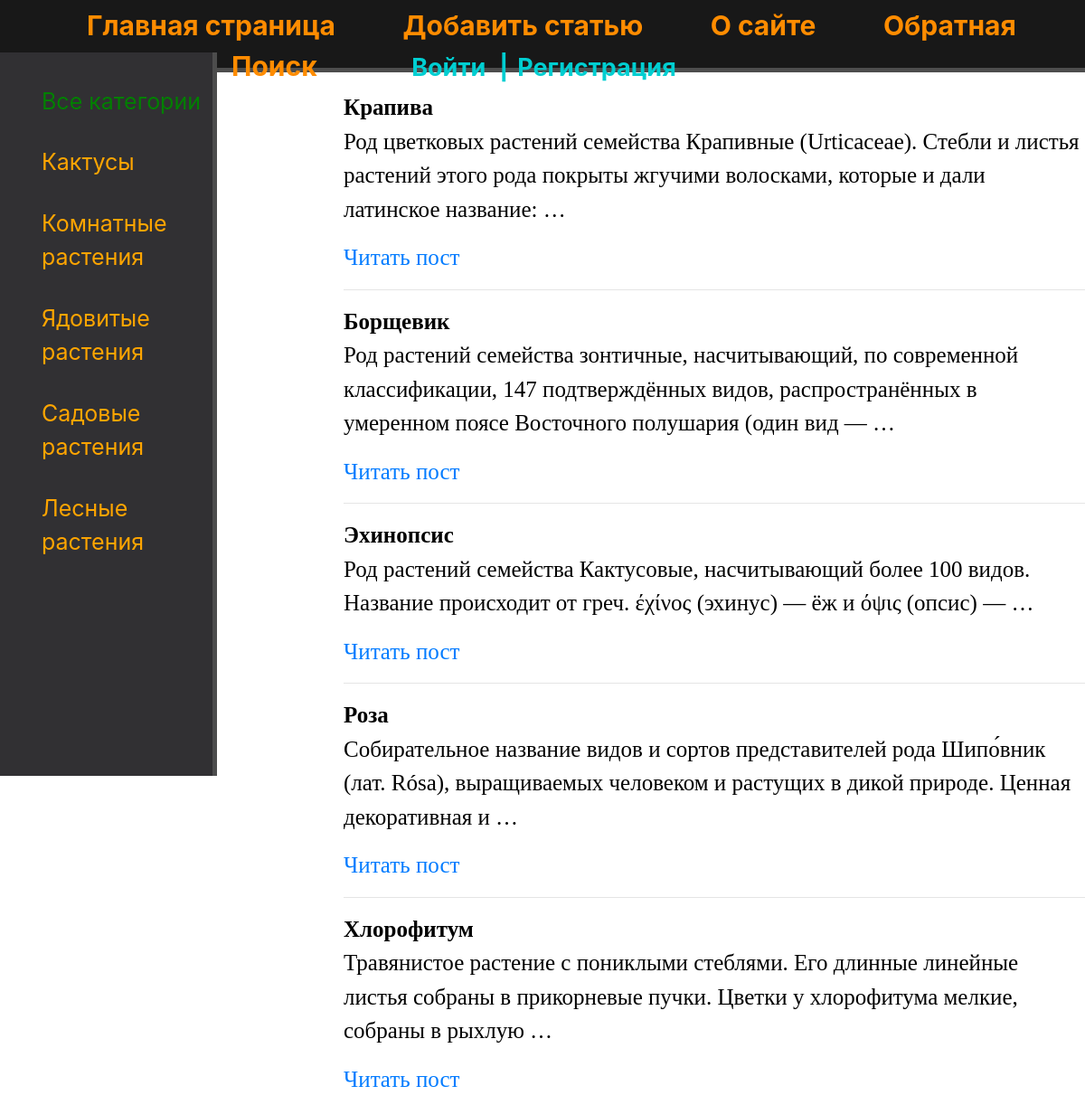
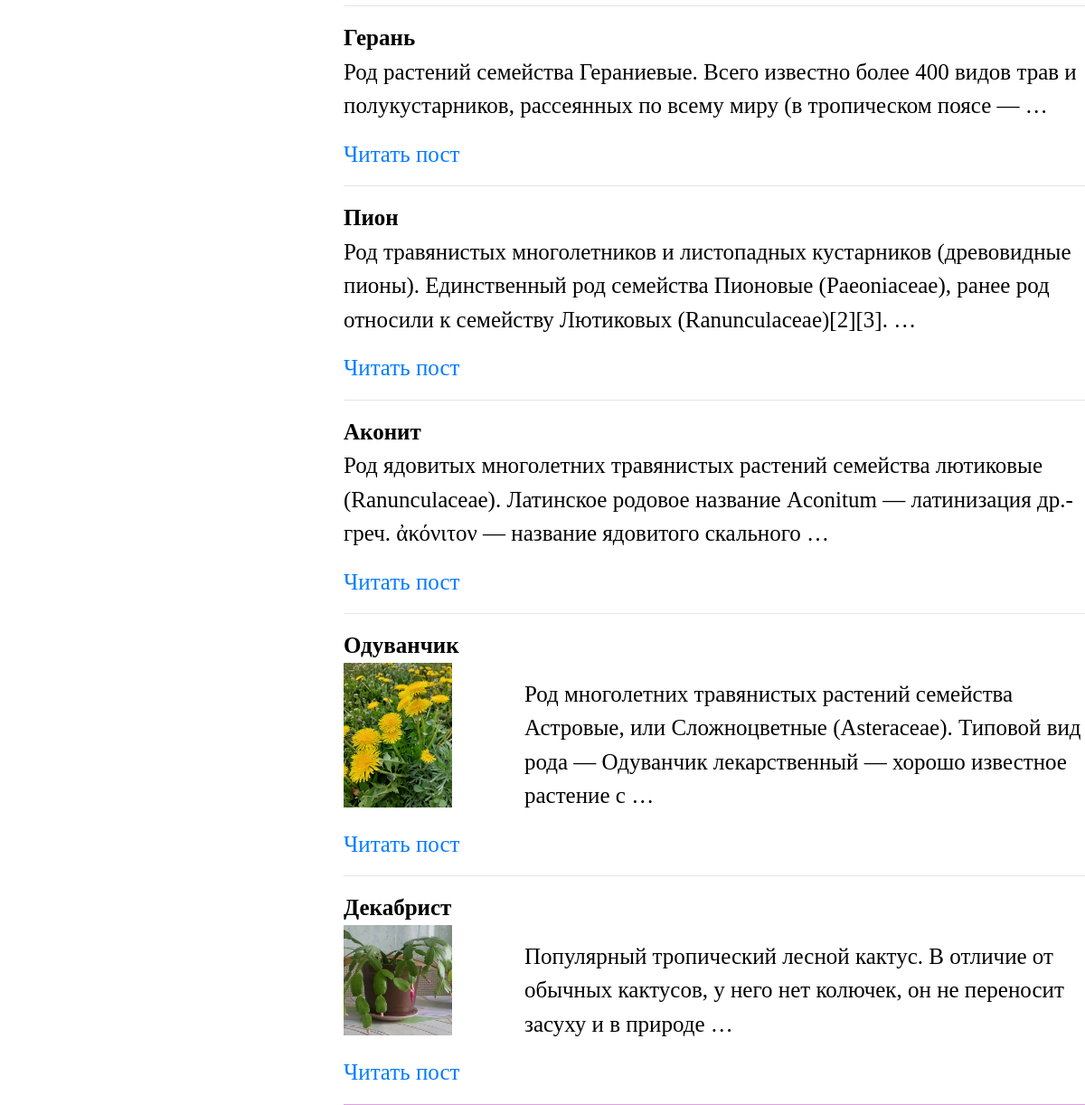
Before: / with the older database file (2 pictures, top to bottom).
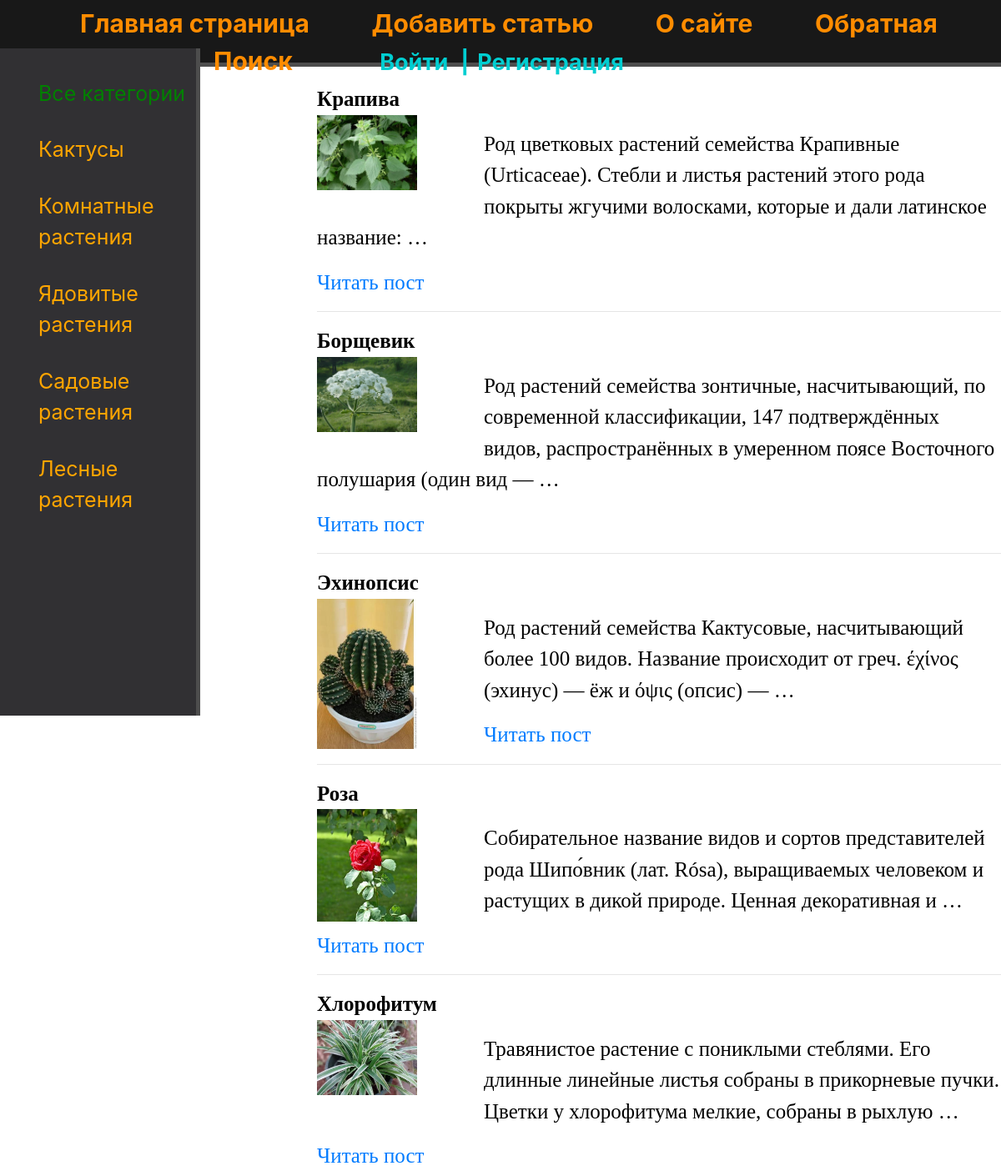
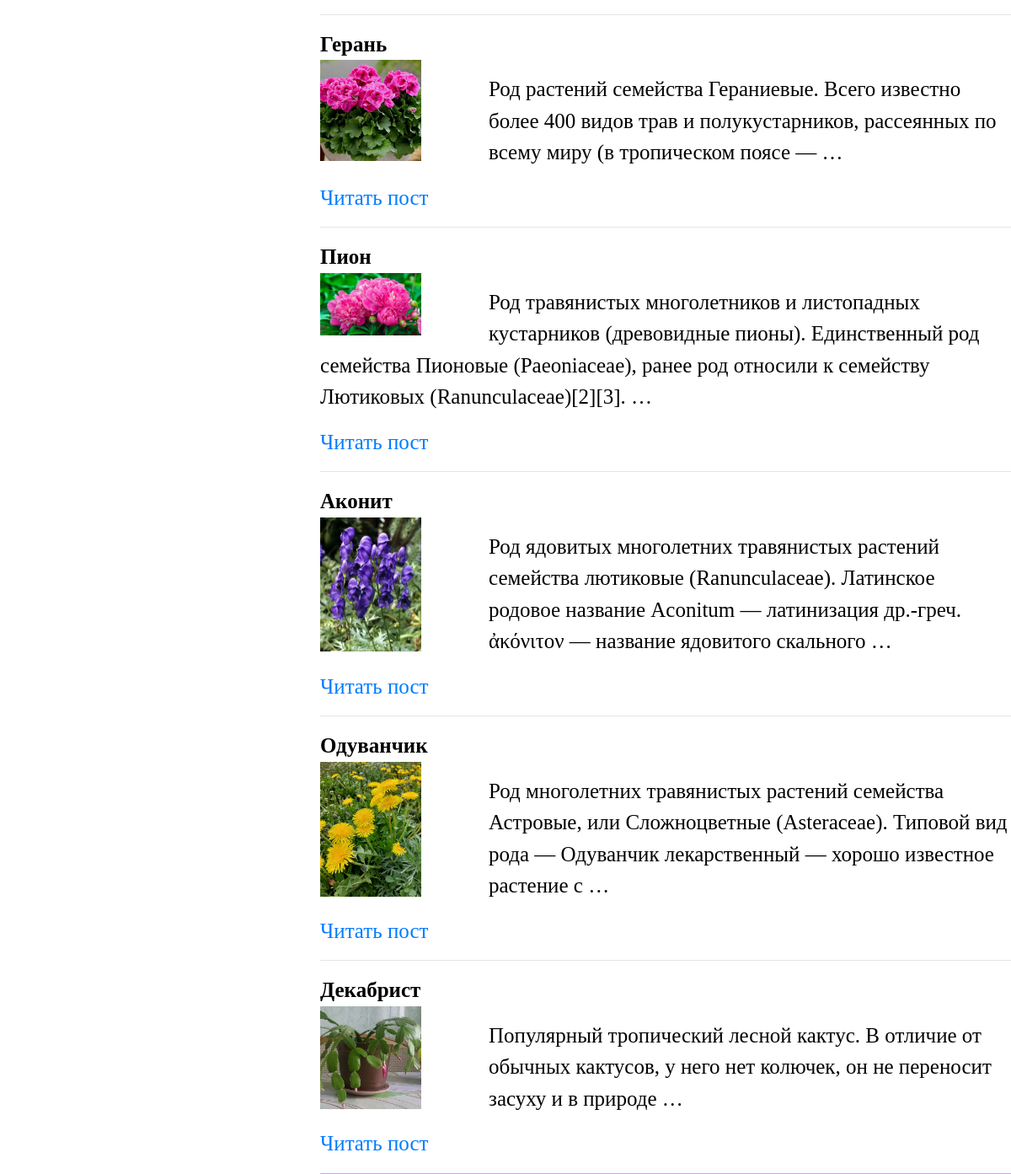
After: the same page with the newer database file (2 pictures, top to bottom).
### flowers/models.py (models this page shows, shortened)
class Category(models.Model):
    name = models.CharField(max_length=250)
    slug = models.SlugField(max_length=250, unique=True, db_index=True)
    def get_absolute_url(self):
        return reverse('category', kwargs={'cat_slug': self.slug})

class Flowers(models.Model):
    name = models.CharField(max_length=250, blank=True)
    slug = models.SlugField(max_length=250, unique=True, db_index=True)
    photo = models.ImageField(upload_to="photos/%Y/%m/%d/", default=None, blank=True, null=True, verbose_name="Фото")
    content = models.TextField(blank=True)
    time_create = models.DateTimeField(auto_now_add=True)
    time_update = models.DateTimeField(auto_now=True)
    cat = models.ForeignKey('Category', on_delete=models.PROTECT, null=True, verbose_name='Категории')
    def get_absolute_url(self):
        return reverse('post', kwargs={'post_slug': self.slug})

### flowers/views.py (the view)
# urls.py: path('', views.index, name='index'),
def index(request):
    post = Flowers.objects.all()
    data = {'title': 'Главная страница',
            'posts': post,
            'menu': menu,
            'cat_select': 0,
            }
    return render(request, 'flowers/index.html', data)

### flowers/templatetags/flowers_category.py (called while the page is built)
@register.inclusion_tag('flowers/list_category.html')
def flower_category(cat_select=0):
    flower_cat = Category.objects.all()
    return {'category': flower_cat, 'cat_select': cat_select}

### users/context_processors.py (called while the page is built)
def get_flowers_context(request):
    return {'mainmenu': menu}

### flowers/templates/flowers/index.html
{% extends 'base.html' %}
{% block content %}
<div class="content">
    {% for m in posts %}
        <strong>{{ m.name }}</strong>
        {% if m.photo %}
        <p><img class="left-photo-post" src="{{m.photo.url}}"></p>
        {% endif %}
        <p>{{ m.content | truncatewords:20}}</p>
        <p><a href="{{ m.get_absolute_url }}">Читать пост</a></p>
{% if not forloop.last%}
    <hr>
{% endif %}
{% endfor %}
</div>
{% endblock %}

### templates/base.html (shortened to what this page needs)
{% load static %}
{% load flowers_category %}
<!DOCTYPE html>
<html lang="en">
<head>
    <link rel="stylesheet" href="https://maxcdn.bootstrapcdn.com/bootstrap/4.0.0/css/bootstrap.min.css"
>
    <link rel="stylesheet" href="{% static 'flowers/css/main.css' %}">
</head>
<body>
<header>
    <nav>
        {% for m in mainmenu %}
        <a href="{% url m.url_name %}">{{ m.title }}</a>
        {% endfor %}
        {% if user.is_authenticated %}
        <a class="last">{{ user.username }}</a> <a href="{% url 'users:logout' %}">Выйти</a>
        {% else %}
        <a class="last" href="{% url 'users:login' %}">Войти</a><a class="last" href="{% url 'users:register' %}">Регистрация</a>
        {% endif %}
    </nav>
</header>
<aside>
    <div class="category">
        <ul>
            {% if cat_select == 0 %}
            <li><a class="select" href="{% url 'index' %}">Все категории</a></li>
            {% else %}
            <li><a href="{% url 'index' %}">Все категории</a></li>
            {% endif %}
            <li>{% flower_category cat_select %}</li>
        </ul>
    </div>
</aside>
<main>
    <div class="content-text">
        {% block content %}
        {% endblock %}
    </div>
</main>
</body>
</html>

### flowers/templates/flowers/list_category.html
{% for cat in category %}
    {% if cat.id == cat_select %}
        <li class="select">{{cat.name}}</li>
    {% else %}
        <li><a href="{{ cat.get_absolute_url }}">{{cat.name}}</a></li>
    {% endif %}
{% endfor %}

### flowers/static/flowers/css/main.css (style rules this page uses)
body { background: white; }
header { margin-left: auto; background: #181818; width: 100%; padding: 0.5%; height: 10vh; color: #BC8F8F; border-bottom: 5px solid #4d4d4d; position: fixed; }
header nav a { left: 90px; top: 0px; font-weight: bold; position: relative; font-size: 30px; color: #FF8C00; padding-right: 70px; text-decoration: none; }
header nav .last { display: inline-block; margin-left: 30px; padding-right: 0px; color: #00CED1; font-size: 27px; }
header nav .last + .last::before { content: "|"; padding-right: 10px; margin-left: -15px; color: #00CED1; }
.content { color: black; border-bottom: 1px solid #DDA0DD; }
.content-text { margin-left: 380px; padding-top: 100px; color: #000; font-size: 25px; font-family: Yandex Sans Display Light; }
aside { position: fixed; float: left; background: #313033; width: 20%; padding: 0.5%; margin-top: 4.8%; height: 100vh; color: white; border-right: 5px solid #4d4d4d; }
aside div.category ul { list-style: none; }
aside div.category ul a { font-size:25px; color: orange; display: block; margin-top: 30px; transition: all .6s; text-decoration: none; }
aside div.category ul li a.select { color: green; }
.left-photo-post { max-width: 200px; max-height: 200px; float: left; padding: 0 80px 10px 0; }

Changed rows visible on the page:
changed Flowers "Крапива": photo: picture added
changed Flowers "Борщевик": photo: picture added
changed Flowers "Эхинопсис": photo: picture added
changed Flowers "Роза": photo: picture added
changed Flowers "Хлорофитум": photo: picture added
changed Flowers "Герань": photo: picture added
changed Flowers "Пион": photo: picture added
changed Flowers "Аконит": photo: picture added
